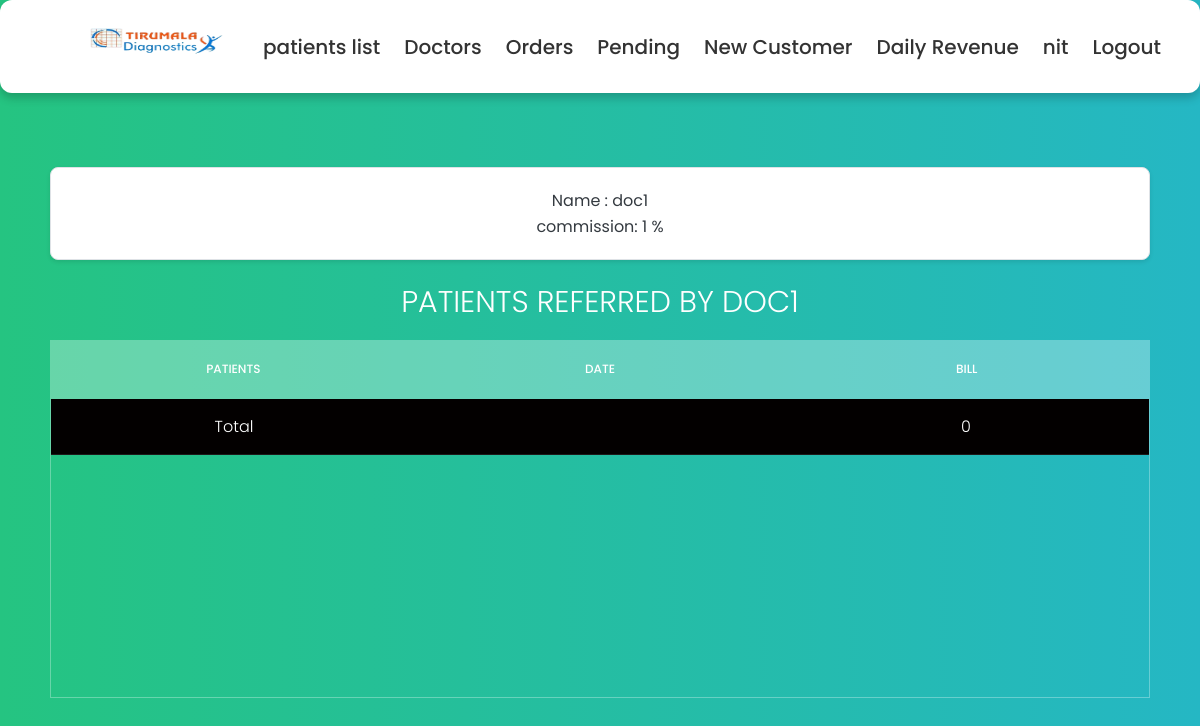
Before: /1/doctor (signed in) with the older database file.
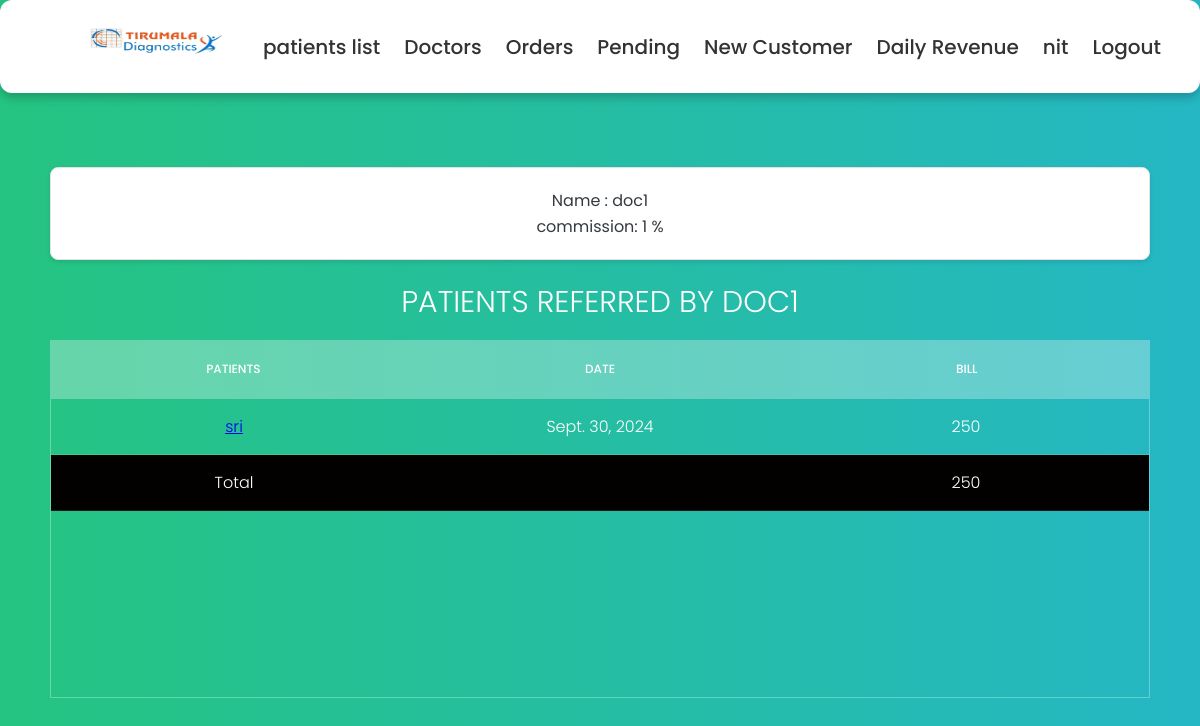
After: the same page with the newer database file.
### details/models.py (models this page shows, shortened)
class Doctor(models.Model):
    doctor_name = models.CharField(max_length=50)
    commission = models.IntegerField()
    doctor_mobile = models.IntegerField(null=True)
    doctor_email = models.EmailField(null=True)
    def total_cost(self):
        s = self.order_set.all()
        amount = 0
        for i in s:
            patient_bill = i.get_total()
            amount += patient_bill
        return amount
    def __str__(self):
        return self.doctor_name

class Order(models.Model):
    def get_total(self):
        total = sum([test.price for test in self.tests.all()])
        return total
    collected_at = models.ForeignKey(Locations, on_delete=models.DO_NOTHING,null=True)
    referred_by = models.ForeignKey(Doctor, on_delete=models.DO_NOTHING,null=True)
    collected_date = models.DateField(null= True)
    expected_complete_date = models.DateField(null=True)
    tests = models.ManyToManyField(Test, blank=False)
    customer = models.ForeignKey(Customer,on_delete=models.DO_NOTHING, blank=False)
    order_id = models.UUIDField(default=uuid.uuid4, primary_key=True)
    collected_by = models.ForeignKey(Tech, on_delete=models.DO_NOTHING,null=True, related_name='collected_by', blank = True)
    tested_by = models.ForeignKey(Tech, on_delete=models.DO_NOTHING,null=True, related_name='tested_by', blank = True)
    report_by = models.ForeignKey(Tech, on_delete=models.DO_NOTHING,null=True, related_name='report_by',blank=True)
    collected_datetime = models.DateTimeField(null=True)  # For date and time
    tested_datetime = models.DateTimeField(null=True)  # For date and time
    report_datetime = models.DateTimeField(null=True)  # For date and time
    hba1c = models.CharField(max_length=10, blank= True)
    blood_urea_nitrogen = models.CharField(max_length=10, blank=True)
    cotinine = models.CharField(max_length=10, blank=True)
    esr_1_hour = models.CharField(max_length=10, blank=True)
    hbsag = models.CharField(max_length=10, blank=True)
    hiv_1_and_2 = models.CharField(max_length=10, blank=True)
    colour = models.CharField(max_length=10, blank=True)
    specific_gravity = models.CharField(max_length=10, blank=True)
    ph = models.CharField(max_length=10, blank=True)
    blood = models.CharField(max_length=10, blank=True)
    albumin = models.CharField(max_length=10, blank=True)
    sugar = models.CharField(max_length=10, blank=True)
    ketone_bodies = models.CharField(max_length=10, blank=True)
    nitrite = models.CharField(max_length=10, blank=True)
    urobilinogen = models.CharField(max_length=10, blank=True)
    leucocytes = models.CharField(max_length=10, blank=True)
    bile_salts = models.CharField(max_length=10, blank=True)
    bile_pigments = models.CharField(max_length=10, blank=True)
    pus_cells = models.CharField(max_length=10, blank=True)
    epithelial_cells = models.CharField(max_length=10, blank=True)
    rbcs = models.CharField(max_length=10, blank=True)
    bacteria = models.CharField(max_length=10, blank=True)
    others = models.CharField(max_length=10, blank=True)
    haemoglobin = models.CharField(max_length=10, blank=True)
    rbc_count = models.CharField(max_length=10, blank=True)
    pcv = models.CharField(max_length=10, blank=True)
    platelets = models.CharField(max_length=10, blank=True)
    wbc = models.CharField(max_length=10, blank=True)
    neutrophils = models.CharField(max_length=10, blank=True)
    lymphocytes = models.CharField(max_length=10, blank=True)
    eosinophils = models.CharField(max_length=10, blank=True)
    monocytes = models.CharField(max_length=10, blank=True)
    basophils = models.CharField(max_length=10, blank=True)
    mcv = models.CharField(max_length=10, blank=True)
    mchc = models.CharField(max_length=10, blank=True)
    mch = models.CharField(max_length=10, blank=True)
    random_blood_sugar = models.CharField(max_length=10, blank=True)
    uric_acid = models.CharField(max_length=10, blank=True)
    serum_creatinine = models.CharField(max_length=10, blank=True)
    total_cholesterol = models.CharField(max_length=10, blank=True)
    hdl = models.CharField(max_length=10, blank=True)
    ldl = models.CharField(max_length=10, blank=True)
    vldl = models.CharField(max_length=10, blank=True)
    triglycerides = models.CharField(max_length=10, blank=True)
    chol_hdl_ratio = models.CharField(max_length=10, blank=True)
    total_bilirubin = models.CharField(max_length=10, blank=True)
    direct_bilirubin = models.CharField(max_length=10, blank=True)
    indirect_bilirubin = models.CharField(max_length=10, blank=True)
    alkaline_phosphatase = models.CharField(max_length=10, blank=True)
    serum_gpt = models.CharField(max_length=10, blank=True)
    serum_got = models.CharField(max_length=10, blank=True)
    total_proteins = models.CharField(max_length=10, blank=True)
    albumin = models.CharField(max_length=10, blank=True)
    globulin = models.CharField(max_length=10, blank=True)
    alb_glob_ratio = models.CharField(max_length=10, blank=True)
    ggtp = models.CharField(max_length=10, blank=True)

class Customer(models.Model):
    title = models.ForeignKey(Title, on_delete=models.DO_NOTHING,null=True)
    patient_name = models.CharField(max_length=50)
    mobile = models.IntegerField(null=True)
    email = models.EmailField(null=True)
    gender = models.ForeignKey(Gender, on_delete=models.DO_NOTHING,null=True)
    age = models.CharField(max_length=4, null=True)
    patient_address = models.CharField(max_length=150)

class Test(models.Model):
    is_collected = {('yes', 'yes'),
              ('no', 'no')}
    test_id = models.AutoField(primary_key=True)
    test_name = models.CharField(max_length=50)
    collection_status = models.CharField(max_length=20, choices=is_collected, blank=False, default='no')
    price = models.IntegerField()

### details/views.py (the view)
# urls.py: path('<pk>/doctor', doctor, name='doctor'),
@login_required(login_url='user_login')
def doctor(request,pk):
    doctor = Doctor.objects.get(id=pk)
    orders = doctor.order_set.all()
    return render(request,'doctor_details.html',{'doctor':doctor, 'orders':orders})

### details/Templates/doctor_details.html (shortened to what this page needs)
{% extends "base.html" %}
{% block content%}
<section>
    <div class="details">
        <p> Name : {{doctor}}</p>
        <p> commission: {{doctor.commission}} %</p>
    </div>
            <h1>Patients Referred By {{doctor}}</h1>
            <div class="tbl-header">
              <table cellpadding="0" cellspacing="0" border="0">
                <thead>
                    <tr>
                        <th>Patients</th>
                        <th>Date</th>
                        <th>Bill</th>
                    </tr>
                </thead>
              </table>
            </div>
            <div class="tbl-content">
              <table cellpadding="0" cellspacing="0" border="0">
                {% for order in orders %}
                <tbody>
                    <tr>
                        <td><a href="{% url 'order_details' order.order_id %}"> {{order.customer.patient_name}}</a></td>
                        <td>{{order.collected_date}}</td>
                        <td>{{order.get_total}}</td>
                    </tr>
                    {% endfor %}
                    <tr style="background-color: rgb(3, 0, 0);">
                      <td>Total</td>
                      <td></td>
                      <td>{{doctor.total_cost}}</td>
                  </tr>
                </tbody>
              </table>
            </div>
          </section>
{% endblock %}

Changed rows visible on the page:
computed for Doctor "DOC1": total_cost "0" → "250"
added Order: customer.patient_name "sri", collected_date "Sept. 30, 2024", get_total "250"
